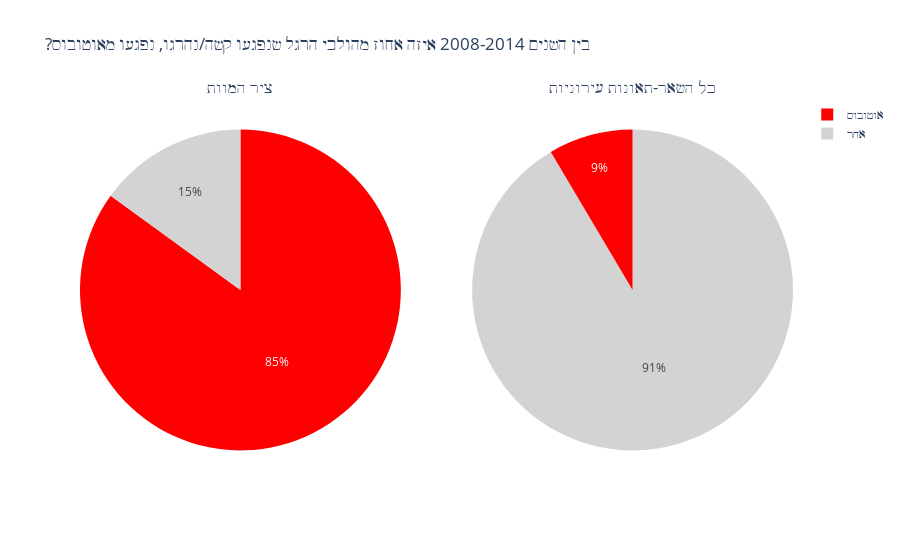

Here is the notebook cell this chart was saved with:
### Markdown cell above
## severe+fatal

### Code cell
year_filter = 2014
piv_df = d_piv_severe
rest_df = rest_severe

fig = make_subplots(1, 2, specs=[[{'type':'domain'}, {'type':'domain'}]],
                    subplot_titles=['ציר המוות', 'כל השאר-תאונות עירוניות'])
    
piv_gb = piv_df[(piv_df['accident_year']<=year_filter)&
              (piv_df['injured_type_hebrew']=='הולך רגל')]['bus'].value_counts()

rest_gb = rest_df[(rest_df['accident_year']<=year_filter)&
                (rest_df['injured_type_hebrew']=='הולך רגל')]['bus'].value_counts()

colors = ['red','lightgray']
text = list(((rest_gb.values/sum(rest_gb.values))*100).round())
for i,x in enumerate(text):
    text[i] = str(int(x))+'%'
fig.add_trace(go.Pie(labels=piv_gb.index.values, values=piv_gb.values,marker=dict(colors=colors)), 1, 1)
fig.add_trace(go.Pie(labels=rest_gb.index.values, values=rest_gb.values,text=text,textinfo='text',marker=dict(colors=['lightgray','red',])), 1, 2)
fig.update_layout(title_text='?בין השנים 2008-{} איזה אחוז מהולכי הרגל שנפגעו קשה/נהרגו, נפגעו מאוטובוס'.format(year_filter))  
fig.show()

### Figure 1 — Plotly figure (JSON) as saved in the notebook; plotly's stock layout.template omitted (floating-point values rounded to 4 significant figures)
{"data": [{"domain": {"x": [0, 0.45], "y": [0, 1]}, "labels": ["אוטובוס", "אחר"], "marker": {"colors": ["red", "lightgray"]}, "type": "pie", "values": [17, 3]}, {"domain": {"x": [0.55, 1], "y": [0, 1]}, "labels": ["אחר", "אוטובוס"], "marker": {"colors": ["lightgray", "red"]}, "text": ["91%", "9%"], "textinfo": "text", "type": "pie", "values": [3644, 339]}], "layout": {"annotations": [{"font": {"size": 16}, "showarrow": false, "text": "ציר המוות", "x": 0.225, "xanchor": "center", "xref": "paper", "y": 1, "yanchor": "bottom", "yref": "paper"}, {"font": {"size": 16}, "showarrow": false, "text": "כל השאר-תאונות עירוניות", "x": 0.775, "xanchor": "center", "xref": "paper", "y": 1, "yanchor": "bottom", "yref": "paper"}], "title": {"text": "?בין השנים 2008-2014 איזה אחוז מהולכי הרגל שנפגעו קשה/נהרגו, נפגעו מאוטובוס"}}}
